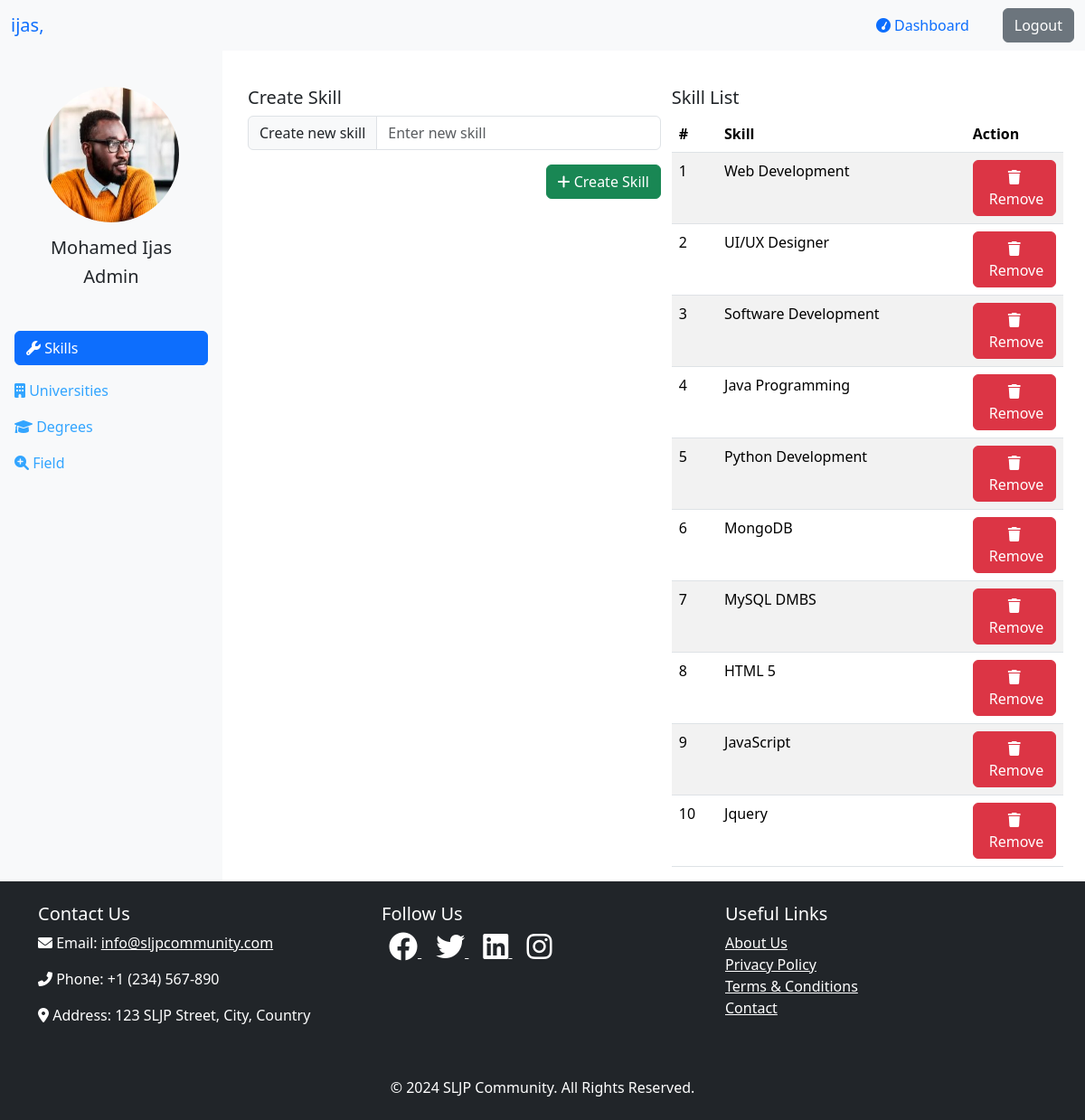
The app's page /admin (signed in) with its own data.
### tables this page shows
CREATE TABLE IF NOT EXISTS `skill` (
  `id` int NOT NULL AUTO_INCREMENT,
  `title` varchar(50) NOT NULL,
  PRIMARY KEY (`id`)
);

### control/admin.php (called while the page is built, shortened)
<?php
require_once __DIR__ ."/../model/skills.php";
class AdminController extends UserController {
    public function __construct() {
        $this->skillModel = new SkillModel();
    }
    public function dashboard() {
        include_once __DIR__ ."/../view/admin/dashboard.php";
    }
}

### index.php (called while the page is built, shortened)
<?php
require_once __DIR__ ."/control/admin.php";
$request = new Request();
$router = new Router();
$router->addRoute("GET", "/"                    , [HomeController::class    , "index"               ]);
$router->addRoute("GET", "/about"               , [HomeController::class    , "about"               ]);
$router->addRoute("GET", "/contact"             , [HomeController::class    , "contact"             ]);
$router->addRoute("GET", "/login"               , [UserController::class    , "login"               ]);
$router->addRoute("GET", "/logout"              , [UserController::class    , "logout"              ]);
$router->addRoute("GET", "/register"            , [UserController::class    , "register"            ]);
$router->addRoute("GET", "/search/result"       , [UserController::class    , "searchResults"       ]);
$router->addRoute("GET", "/user/connection"     , [SeekerController::class  , "connection"          ]);
$router->addRoute("GET", "/seeker"              , [SeekerController::class  , "index"               ]);
$router->addRoute("GET", "/seeker/network"      , [SeekerController::class  , "network"             ]);
$router->addRoute("GET", "/seeker/job"          , [SeekerController::class  , "job"                 ]);
$router->addRoute("GET", "/seeker/profile"      , [SeekerController::class  , "seekerProfile"       ]);
$router->addRoute("GET", "/provider"            , [ProviderController::class, "index"               ]);
$router->addRoute("GET", "/provider/network"    , [ProviderController::class, "network"             ]);
$router->addRoute("GET", "/provider/job"        , [ProviderController::class, "job"                 ]);
$router->addRoute("GET", "/provider/profile"    , [ProviderController::class, "providerProfile"     ]);
$router->addRoute("GET", "/admin"               , [AdminController::class   , "dashboard"           ]);
$router->addRoute("POST", "/login"              , [UserController::class    , "login"               ]);
$router->addRoute("POST", "/register"           , [UserController::class    , "register"            ]);
$router->addRoute("POST", "/university/add"     , [AdminController::class   , "createUniversity"    ]);
$router->addRoute("POST", "/university/del"     , [AdminController::class   , "removeUniversity"    ]);
$router->addRoute("POST", "/skill/add"          , [AdminController::class   , "createSkill"         ]);
$router->addRoute("POST", "/skill/del"          , [AdminController::class   , "removeSkill"         ]);
$router->addRoute("POST", "/degree/add"         , [AdminController::class   , "createDegree"        ]);
$router->addRoute("POST", "/degree/del"         , [AdminController::class   , "removeDegree"        ]);
$router->addRoute("POST", "/field/add"          , [AdminController::class   , "createField"         ]);
$router->addRoute("POST", "/field/del"          , [AdminController::class   , "removeField"         ]);
$router->addRoute("POST", "/skills"             , [UserController::class    , "skills"              ]);
$router->addRoute("POST", "/universities"       , [UserController::class    , "universities"        ]);
$router->addRoute("POST", "/degrees"            , [UserController::class    , "degrees"             ]);
$router->addRoute("POST", "/fields"             , [UserController::class    , "fields"              ]);
$router->addRoute("POST", "/education/add"      , [UserController::class    , "addEducation"        ]);
$router->addRoute("POST", "/profile/update"     , [UserController::class    , "updateSeeker"        ]);
$router->addRoute("POST", "/search/global"      , [UserController::class    , "findUsers"           ]);
$router->addRoute("POST", "/user/notification"  , [UserController::class    , "notifications"       ]);
$router->addRoute("POST", "/user/follow"        , [UserController::class    , "followUser"          ]);
$router->addRoute("POST", "/user/follow/request", [UserController::class    , "showNotifications"   ]);
$router->addRoute("POST", "/user/follow/add"    , [UserController::class    , "acceptFollow"        ]);
$router->addRoute("POST", "/user/follow/ignore" , [UserController::class    , "ignoreFollow"        ]);
$router->addRoute("POST", "/user/message/all"   , [UserController::class    , "allMessages"         ]);
$router->addRoute("POST", "/user/message/send"  , [UserController::class    , "sendMessage"         ]);
$router->addRoute("POST", "/user/post"          , [UserController::class    , "createPost"          ]);
$router->addRoute("POST", "/user/post/all"      , [UserController::class    , "getAllPosts"         ]);
include_once __DIR__ ."/header.php";
$router->resolveRoute($request);
include_once __DIR__ ."/footer.php";

### core/model.php (called while the page is built, shortened)
<?php
class Model {
    private $host = "localhost";
    private $username = "root";
    private $password = "";
    private $database = "sljp";
    private $conn;
    public function __construct() {
        $this->conn = new mysqli($this->host, $this->username, $this->password, $this->database);
    }
    private function query($sql, $params, $types) {
        $stmt = $this->conn->prepare($sql);
        $result = $stmt->execute();
        if ($result === false) {
        } else {
            if (str_starts_with(strtoupper($sql), "SELECT")) {
                $result = $stmt->get_result();
            }
        }
        return $result;
    }
    protected function fetch($sql, $params = null, $types = null) {
        return $this->query($sql, $params, $types);
    }
}

### model/skills.php (called while the page is built, shortened)
<?php
require_once __DIR__ . "/../core/model.php";
class SkillModel extends Model
{
    private $get_all = "SELECT * FROM `skill`";
    public function getAllSkills()
    {
        return $this->fetch($this->get_all);
    }
}

### view/admin/manage/skill.php (the view, shortened to what this page needs)
<div class="container w-100">
    <div class="d-flex">
        <form action="/skill/add" method="post" class="ms-3 w-50">
            <h5>Create Skill</h5>
            <div class="input-group mb-3">
                <div class="input-group-text">Create new skill</div>
                <input type="text" name="skill" class="form-control" placeholder="Enter new skill" required>
            </div>
            <div class="d-flex justify-content-end">
                <button class="btn btn-success"><i class="fa fa-plus"></i>&nbsp;Create Skill</button>
            </div>
        </form>
        <div class="container w-50">
            <h5>Skill List</h5>
            <table class="table table-striped" id="skillTable">
                <thead>
                    <th>#</th>
                    <th>Skill</th>
                    <th>Action</th>
                </thead>
                <tbody>
                    <?php
                    $skills = $this->skillModel->getAllSkills();
                    $i = 1;
                    while ($skill = $skills->fetch_assoc()) {
                    ?>
                    <tr>
                        <td><?php echo $i; ?></td>
                        <td><?php echo $skill['title']; ?></td>
                        <td class="col-md-3">
                            <form action="/skill/del" method="post">
                                <button class="btn btn-danger"><i class="fa fa-trash"></i>&nbsp;Remove</button>
                            </form>
                        </td>
                    </tr>
                    <?php
                        $i++;
                    }
                    ?>
                </tbody>
            </table>
        </div>
    </div>
</div>

### header.php (style rules this page uses)
:root { --my-secondary: #bbbcbd; --my-primary: #b8f3ff; }

### records on screen
skill: title "Web Development"
skill: title "UI/UX Designer"
skill: title "Software Development"
skill: title "Java Programming"
skill: title "Python Development"
skill: title "MongoDB"
skill: title "MySQL DMBS"
skill: title "HTML 5"
skill: title "JavaScript"
skill: title "Jquery"

### other values on screen
$_SESSION["lname"] "ijas"
$_SESSION['fname'] "Mohamed"
$_SESSION['lname'] "Ijas"
